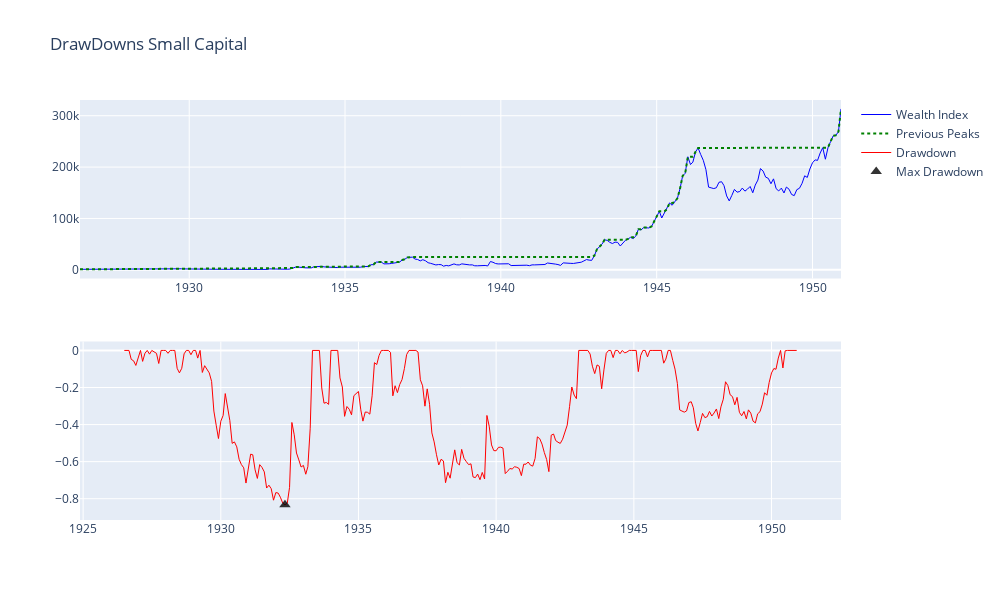

The notebook cell this image was saved under:
### Markdown cell above
#### Visualización sobre un tramo temporal

### Code cell
max_year='1950'
plot_drawdowns(df_drawdowns_sc.loc[:max_year], title='DrawDowns Small Capital')

### Figure 1 — Plotly figure (JSON) as saved in the notebook; plotly's stock layout.template omitted (floating-point values rounded to 4 significant figures; data arrays with more than 128 entries replaced by an {"elided": "..."} marker saying what was removed)
{"data": [{"hovertemplate": "%{y:.5f}", "line": {"color": "blue", "width": 1}, "mode": "lines", "name": "Wealth Index", "type": "scatter", "x": {"elided": "294 str values"}, "xaxis": "x", "y": {"elided": "294 float values"}, "yaxis": "y"}, {"hovertemplate": "%{y:.5f}", "line": {"color": "green", "dash": "dot", "width": 2}, "mode": "lines", "name": "Previous Peaks", "type": "scatter", "x": {"elided": "294 str values"}, "xaxis": "x", "y": {"elided": "294 float values"}, "yaxis": "y"}, {"hovertemplate": "%{y:.5f}", "line": {"color": "red", "width": 1}, "mode": "lines", "name": "Drawdown", "type": "scatter", "x": {"elided": "294 str values"}, "xaxis": "x2", "y": {"elided": "294 float values"}, "yaxis": "y2"}, {"hovertemplate": "%{y:.5f}", "marker": {"color": "black", "opacity": 0.8, "size": 10, "symbol": "triangle-up"}, "mode": "markers", "name": "Max Drawdown", "type": "scatter", "x": {"elided": "294 str values"}, "xaxis": "x2", "y": {"elided": "294 float values"}, "yaxis": "y2"}], "layout": {"height": 600, "hoverdistance": 200, "hovermode": "x unified", "spikedistance": 200, "title": {"text": "DrawDowns Small Capital"}, "transition": {"duration": 500}, "width": 1000, "xaxis": {"anchor": "y", "domain": [0, 1], "showspikes": true, "spikecolor": "#999999", "spikemode": "across", "spikethickness": 2}, "xaxis2": {"anchor": "y2", "domain": [0, 1], "showspikes": true, "spikecolor": "#999999", "spikemode": "across", "spikethickness": 2}, "yaxis": {"anchor": "x", "domain": [0.575, 1], "tickprefix": ""}, "yaxis2": {"anchor": "x2", "domain": [0, 0.425], "tickprefix": ""}}}
